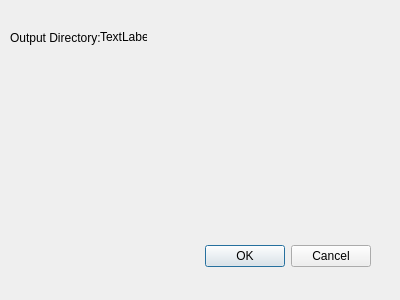
<?xml version="1.0" encoding="UTF-8"?>
<ui version="4.0">
 <class>PrefDialog</class>
 <widget class="QDialog" name="PrefDialog">
  <property name="geometry">
   <rect>
    <x>0</x>
    <y>0</y>
    <width>400</width>
    <height>300</height>
   </rect>
  </property>
  <property name="windowTitle">
   <string>Dialog</string>
  </property>
  <widget class="QDialogButtonBox" name="buttonBox">
   <property name="geometry">
    <rect>
     <x>30</x>
     <y>240</y>
     <width>341</width>
     <height>32</height>
    </rect>
   </property>
   <property name="orientation">
    <enum>Qt::Horizontal</enum>
   </property>
   <property name="standardButtons">
    <set>QDialogButtonBox::Cancel|QDialogButtonBox::Ok</set>
   </property>
  </widget>
  <widget class="QLabel" name="label">
   <property name="geometry">
    <rect>
     <x>10</x>
     <y>30</y>
     <width>101</width>
     <height>16</height>
    </rect>
   </property>
   <property name="text">
    <string>Output Directory:</string>
   </property>
  </widget>
  <widget class="QLabel" name="label_outputDir">
   <property name="geometry">
    <rect>
     <x>100</x>
     <y>30</y>
     <width>47</width>
     <height>13</height>
    </rect>
   </property>
   <property name="text">
    <string>TextLabel</string>
   </property>
  </widget>
 </widget>
 <resources/>
 <connections>
  <connection>
   <sender>buttonBox</sender>
   <signal>accepted()</signal>
   <receiver>PrefDialog</receiver>
   <slot>accept()</slot>
   <hints>
    <hint type="sourcelabel">
     <x>248</x>
     <y>254</y>
    </hint>
    <hint type="destinationlabel">
     <x>157</x>
     <y>274</y>
    </hint>
   </hints>
  </connection>
  <connection>
   <sender>buttonBox</sender>
   <signal>rejected()</signal>
   <receiver>PrefDialog</receiver>
   <slot>reject()</slot>
   <hints>
    <hint type="sourcelabel">
     <x>316</x>
     <y>260</y>
    </hint>
    <hint type="destinationlabel">
     <x>286</x>
     <y>274</y>
    </hint>
   </hints>
  </connection>
 </connections>
</ui>
